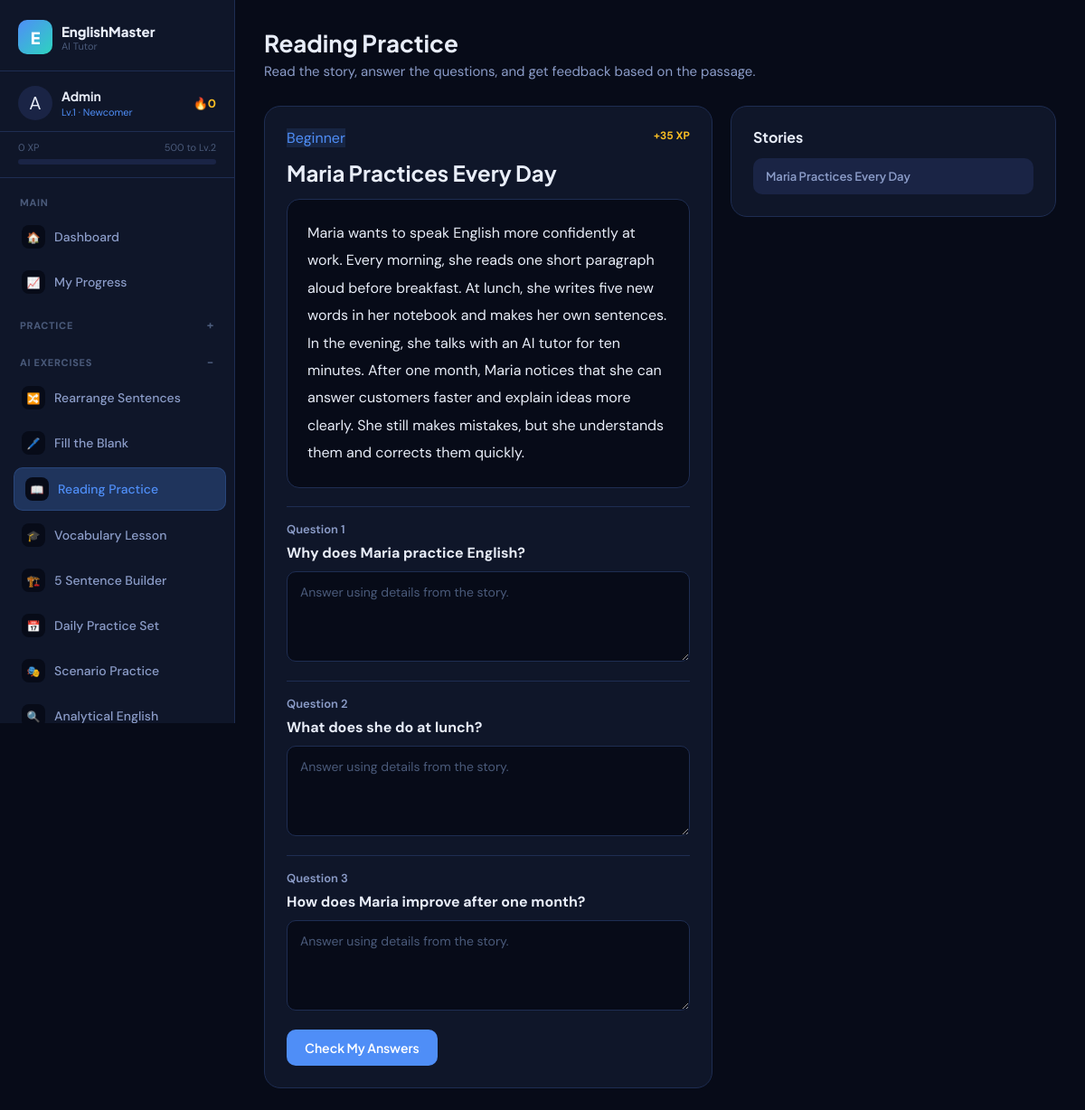
The app's page /reading_comprehension.php (signed in) with its own data.
### tables this page shows
CREATE TABLE IF NOT EXISTS users (
    id INT AUTO_INCREMENT PRIMARY KEY,
    name VARCHAR(100) NOT NULL,
    email VARCHAR(150) UNIQUE NOT NULL,
    password VARCHAR(255) NOT NULL,
    level INT DEFAULT 1,
    xp INT DEFAULT 0,
    streak INT DEFAULT 0,
    last_active DATE,
    avatar VARCHAR(10) DEFAULT '🧑',
    english_level ENUM('beginner','intermediate','advanced') DEFAULT 'beginner',
    role ENUM('user','admin') NOT NULL DEFAULT 'user',
    created_at TIMESTAMP DEFAULT CURRENT_TIMESTAMP
);

CREATE TABLE IF NOT EXISTS practice_items (
    id INT AUTO_INCREMENT PRIMARY KEY,
    type ENUM('better_english','grammar_choice','vocabulary_quiz','writing_prompt','speaking_prompt','sentence_rearrangement','fill_blank','reading_comprehension','daily_challenge_set','scenario_roleplay','analytical_english','word_sentence_builder','tense_quiz','synonyms_antonyms_quiz','sentence_meaning_quiz') NOT NULL DEFAULT 'better_english',
    title VARCHAR(200) NOT NULL,
    prompt TEXT NOT NULL,
    option_a TEXT,
    option_b TEXT,
    option_c TEXT,
    option_d TEXT,
    correct_option CHAR(1),
    answer_key TEXT,
    explanation TEXT,
    difficulty ENUM('beginner','intermediate','advanced') DEFAULT 'beginner',
    category VARCHAR(80) DEFAULT 'general',
    tags VARCHAR(255) DEFAULT '',
    audio_url VARCHAR(255) DEFAULT '',
    xp_reward INT DEFAULT 25,
    active TINYINT(1) DEFAULT 1,
    created_by INT NULL,
    created_at TIMESTAMP DEFAULT CURRENT_TIMESTAMP,
    FOREIGN KEY (created_by) REFERENCES users(id) ON DELETE SET NULL
);

### config.php (called while the page is built, shortened)
<?php
function db() {
    static $conn = null;
    if ($conn === null) {
        $conn = new mysqli(DB_HOST, DB_USER, DB_PASS, DB_NAME);
        $conn->set_charset('utf8mb4');
    }
    return $conn;
}
function currentUser() {
    $db = db();
    $uid = (int)$_SESSION['uid'];
    $r = $db->query("SELECT * FROM users WHERE id = $uid LIMIT 1");
    return $r ? $r->fetch_assoc() : null;
}
function clean($str) {
    return htmlspecialchars(strip_tags(trim($str)), ENT_QUOTES, 'UTF-8');
}
function levelName($level) {
    if ($level <= 2)  return 'Newcomer';
    return 'English Master';
}
function xpToNextLevel($xp) {
    $currentLevel = max(1, (int)floor($xp / 500) + 1);
    $nextLevelXP = $currentLevel * 500;
    $progress = (($xp % 500) / 500) * 100;
    return ['next' => $nextLevelXP, 'progress' => round($progress), 'needed' => $nextLevelXP - $xp];
}
?>

### reading_comprehension.php (the view, shortened to what this page needs)
<?php
require_once 'config.php';
$db = db();
$id = (int)($_GET['id'] ?? ($_POST['item_id'] ?? 0));
$whereId = $id ? "AND id=$id" : "";
$item = $db->query("SELECT * FROM practice_items WHERE type='reading_comprehension' AND active=1 $whereId ORDER BY " . ($id ? "id" : "RAND()") . " LIMIT 1")->fetch_assoc();
$items = $db->query("SELECT id,title,difficulty FROM practice_items WHERE type='reading_comprehension' AND active=1 ORDER BY difficulty,title LIMIT 30");
include 'includes/header.php';
?>
<div class="page-header">
  <h1>Reading Practice</h1>
  <p>Read the story, answer the questions, and get feedback based on the passage.</p>
</div>
<?php if (!$item): ?>
<div class="empty-state"><h3>No reading tasks yet</h3><p>An admin can add a story manually or generate one with AI from the Admin Panel.</p></div>
<?php else: ?>
<div class="reading-shell">
  <div class="card">
    <div class="challenge-header">
      <div><span class="ac-badge badge-blue"><?= clean(ucfirst($item['difficulty'])) ?></span></div>
      <div class="challenge-xp">+<?= (int)$item['xp_reward'] ?> XP</div>
    </div>
    <h2 style="font-size:24px;color:var(--text-1);margin:14px 0;"><?= clean($item['title']) ?></h2>
    <div class="passage-box"><?= nl2br(clean($item['prompt'])) ?></div>
    <form method="POST" style="margin-top:20px;">
      <?php foreach ([1 => 'option_a', 2 => 'option_b', 3 => 'option_c'] as $num => $key): if (empty($item[$key])) continue; ?>
      <div class="question-block">
        <label class="form-label">Question <?= $num ?></label>
        <div style="color:var(--text-1);font-weight:700;margin-bottom:10px;"><?= clean($item[$key]) ?></div>
        <textarea name="answer_<?= $num ?>" class="form-control" rows="3" placeholder="Answer using details from the story." required><?= clean($_POST['answer_' . $num] ?? '') ?></textarea>
      </div>
      <?php endforeach; ?>
      <button class="btn btn-primary mt-16" name="check_reading" onclick="btnLoading(this,true)">Check My Answers</button>
    </form>
  </div>
  <div class="card">
    <h3 style="font-size:16px;margin-bottom:14px;color:var(--text-1)">Stories</h3>
    <div style="display:flex;flex-direction:column;gap:8px;">
      <?php while ($row = $items->fetch_assoc()): ?>
      <a class="btn btn-ghost btn-sm" style="justify-content:flex-start;" href="reading_comprehension.php?id=<?= (int)$row['id'] ?>"><?= clean($row['title']) ?></a>
      <?php endwhile; ?>
    </div>
  </div>
</div>
<?php endif; ?>
<?php include 'includes/footer.php'; ?>

### includes/header.php (shortened to what this page needs)
<?php
$user = currentUser();
$xpInfo = $user ? xpToNextLevel($user['xp']) : null;
$currentPage = basename($_SERVER['PHP_SELF'], '.php');
?>
<!DOCTYPE html>
<html lang="en">
<head>
<link rel="stylesheet" href="<?= APP_URL ?>/assets/style.css">
</head>
<body>
<div class="app-layout">
  <aside class="sidebar" id="sidebar">
    <div class="sidebar-logo">
      <div class="logo-icon">E</div>
      <div class="logo-text">
        <span class="logo-name">EnglishMaster</span>
        <span class="logo-tag">AI Tutor</span>
      </div>
    </div>
    <?php if ($user): ?>
    <div class="sidebar-user">
      <div class="user-avatar"><?= $user['avatar'] ?></div>
      <div class="user-info">
        <div class="user-name"><?= clean($user['name']) ?></div>
        <div class="user-level">Lv.<?= $user['level'] ?> · <?= levelName($user['level']) ?></div>
      </div>
      <div class="user-streak">🔥<?= $user['streak'] ?></div>
    </div>
    <div class="xp-bar-wrap">
      <div class="xp-bar-label">
        <span><?= number_format($user['xp']) ?> XP</span>
        <span><?= $xpInfo['needed'] ?> to Lv.<?= $user['level']+1 ?></span>
      </div>
      <div class="xp-bar">
      </div>
    </div>
    <nav class="sidebar-nav">
      <?php
        $practicePages = ['practice','grammar','vocabulary','challenges','quizzes'];
        $exercisePages = ['sentence_rearrangement','fill_blank','reading_comprehension','vocabulary_lesson','sentence_builder','daily_practice','scenario_practice','analytical_english'];
      ?>
      <div class="nav-group">
        <div class="nav-group-title">Main</div>
        <a href="<?= APP_URL ?>/dashboard.php" class="nav-item <?= $currentPage==='dashboard'?'active':'' ?>">
          <span class="nav-icon">🏠</span><span class="nav-label">Dashboard</span>
        </a>
        <a href="<?= APP_URL ?>/progress.php" class="nav-item <?= $currentPage==='progress'?'active':'' ?>">
          <span class="nav-icon">📈</span><span class="nav-label">My Progress</span>
        </a>
      </div>
      <details class="nav-group" <?= in_array($currentPage, $practicePages, true) ? 'open' : '' ?>>
        <summary class="nav-group-title">Practice</summary>
      </details>
      <details class="nav-group" <?= in_array($currentPage, $exercisePages, true) ? 'open' : '' ?>>
        <summary class="nav-group-title">AI Exercises</summary>
        <a href="<?= APP_URL ?>/sentence_rearrangement.php" class="nav-item <?= $currentPage==='sentence_rearrangement'?'active':'' ?>">
          <span class="nav-icon">🔀</span><span class="nav-label">Rearrange Sentences</span>
        </a>
        <a href="<?= APP_URL ?>/fill_blank.php" class="nav-item <?= $currentPage==='fill_blank'?'active':'' ?>">
          <span class="nav-icon">🖊️</span><span class="nav-label">Fill the Blank</span>
        </a>
        <a href="<?= APP_URL ?>/reading_comprehension.php" class="nav-item <?= $currentPage==='reading_comprehension'?'active':'' ?>">
          <span class="nav-icon">📖</span><span class="nav-label">Reading Practice</span>
        </a>
        <a href="<?= APP_URL ?>/vocabulary_lesson.php" class="nav-item <?= $currentPage==='vocabulary_lesson'?'active':'' ?>">
          <span class="nav-icon">🎓</span><span class="nav-label">Vocabulary Lesson</span>
        </a>
        <a href="<?= APP_URL ?>/sentence_builder.php" class="nav-item <?= $currentPage==='sentence_builder'?'active':'' ?>">
          <span class="nav-icon">🏗️</span><span class="nav-label">5 Sentence Builder</span>
        </a>
        <a href="<?= APP_URL ?>/daily_practice.php" class="nav-item <?= $currentPage==='daily_practice'?'active':'' ?>">
          <span class="nav-icon">📅</span><span class="nav-label">Daily Practice Set</span>
        </a>
        <a href="<?= APP_URL ?>/scenario_practice.php" class="nav-item <?= $currentPage==='scenario_practice'?'active':'' ?>">
          <span class="nav-icon">🎭</span><span class="nav-label">Scenario Practice</span>
        </a>
        <a href="<?= APP_URL ?>/analytical_english.php" class="nav-item <?= $currentPage==='analytical_english'?'active':'' ?>">
          <span class="nav-icon">🔍</span><span class="nav-label">Analytical English</span>
        </a>
      </details>
    </nav>
    <?php endif; ?>
  </aside>
  <main class="main-content">

### reading_comprehension.php (style rules this page uses)
.reading-shell { display:grid; grid-template-columns:minmax(0,1fr) 360px; gap:20px; align-items:start; }
.passage-box { background:var(--bg-base); border:1px solid var(--border); border-radius:14px; padding:22px; color:var(--text-1); line-height:1.9; font-size:16px; }
.question-block { border-top:1px solid var(--border); padding-top:16px; margin-top:16px; }

### records on screen
users: avatar "A", name "Admin", level "1", level "Newcomer", streak "0", xp "0", xp "500", $user['level']+1 "2"
practice_items: difficulty "Beginner", xp_reward "35", title "Maria Practices Every Day", prompt "Maria wants to speak English more confidently at work. Every morning, she reads one short paragraph aloud before breakfast. At lunch, she writes five new words in her notebook and makes her own sentences. In the evening, she talks with an AI tutor for ten minutes. After one month, Maria notices that she can answer customers faster and explain ideas more clearly. She still makes mistakes, but she understands them and corrects them quickly.", option_a "Why does Maria practice English?", option_b "What does she do at lunch?", option_c "How does Maria improve after one month?"

### other values on screen
$num "1"
$num "2"
$num "3"
